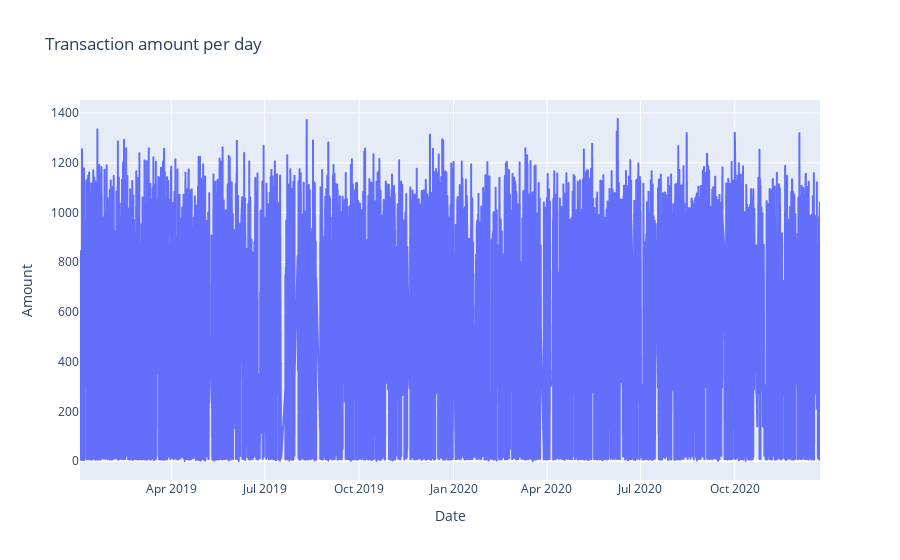

Notebook code cell kept with this figure:
### Markdown cell above
### Plot - Transaction amount

### Code cell
fig = px.line(df[df['is_fraud'] == 'Yes'], x='trans_date_trans_time', y='amt',
              title='Transaction amount per day') 
fig.update_layout(xaxis_title='Date', yaxis_title='Amount')
fig.show()

### Figure 1 — Plotly figure (JSON) as saved in the notebook; plotly's stock layout.template omitted (floating-point values rounded to 4 significant figures; data arrays with more than 128 entries replaced by an {"elided": "..."} marker saying what was removed)
{"data": [{"hovertemplate": "trans_date_trans_time=%{x}<br>amt=%{y}<extra></extra>", "legendgroup": "", "line": {"color": "#636efa", "dash": "solid"}, "marker": {"symbol": "circle"}, "mode": "lines", "name": "", "showlegend": false, "type": "scattergl", "x": {"elided": "9651 str values"}, "xaxis": "x", "y": {"elided": "9651 float values"}, "yaxis": "y"}], "layout": {"legend": {"tracegroupgap": 0}, "title": {"text": "Transaction amount per day"}, "xaxis": {"anchor": "y", "domain": [0, 1], "title": {"text": "Date"}}, "yaxis": {"anchor": "x", "domain": [0, 1], "title": {"text": "Amount"}}}}
